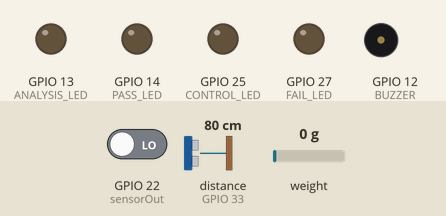
Bench run of a sketch on a simulated ESP32. On the bench: output pins drawn as LEDs (lit = HIGH), buzzer (waves = sounding, pin HIGH). Wiring (inferred from the names in the program): ultrasonic range finder: trigger GPIO 32; echo GPIO 33. Inputs (shaded band) come from the test bench; at power-on: distance to the obstacle (sensor on GPIO 33) 80 cm, weight on the scale 0 g, GPIO 22 (sensorOut) LOW. The echo pulse lasts 58.3 µs per cm; WiFi joins after 1.5 s; servers stay silent unless stated; no MQTT or app messages arrive unless stated; pins used as bus, display or sensor lines are not drawn; what the sketch prints to the serial monitor is not drawn.

Above: at 5.7 s.
5.8 s: distance to the obstacle (sensor on GPIO 33) set to 2 cm
At 6.5 s:
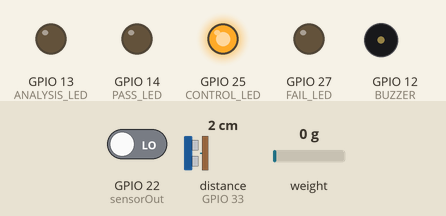
7.3 s: weight on the scale set to 2 g
At 10.0 s:
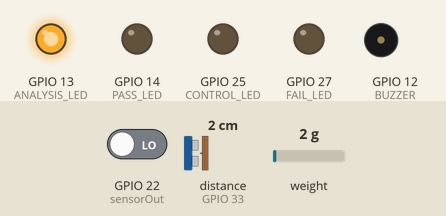
At 57.3 s:
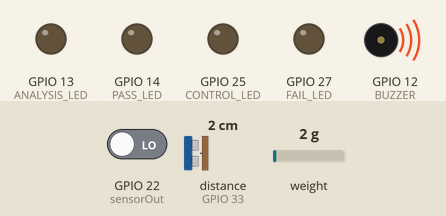
Timing chart, 0 to 61.5 s (numbered marks = the images above; inputs shaded):
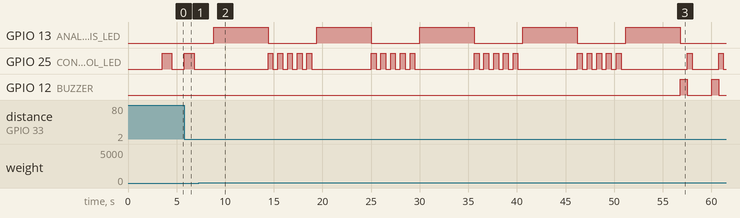

The sketch:

esp_publisher.ino
```cpp
#include <WiFiClient.h>
#include <WebServer.h>
#include <PubSubClient.h>
#include <ArduinoJson.hpp>
#include <ArduinoJson.h>
#include <RunningMedian.h>
#include "DHT.h"
#include "HX711.h"

// Define DHT
//#define BUZZER 2                // Pending --
#define DHTPIN 15                 // D15
#define DHTTYPE DHT11             // DHT 11
DHT dht(DHTPIN, DHTTYPE);         // Initialize DHT

// Define Ultrasonic Sensor
#define TRIG_PIN 32               // D32
#define ECHO_PIN 33               // D33

// Define Buzzer
#define BUZZER 12                 // D12

// HX711 circuit wiring
#define LOADCELL_DOUT_PIN 18                    // D18
#define LOADCELL_SCK_PIN 19                     // D19
#define CALIBRATION_FACTOR 22.8678670361108     // Obtained by HX711 full example
const int errorRange = 20;                      // The sensor has an error range of 20 grams
int weight;
HX711 scale;

// Control LEDs
#define PASS_LED 14               // D14
#define FAIL_LED 27               // D27
#define CONTROL_LED 25            // D25
#define ANALYSIS_LED 13           // D13

// Define TCS3200
#define S0 4
#define S1 5
#define S2 2
#define S3 21
#define sensorOut 22

// Calibration Values
int redMin = 163;       // Red minimum value
int redMax = 304;       // Red maximum value
int greenMin = 180;     // Green minimum value
int greenMax = 301;     // Green maximum value
int blueMin = 148;      // Blue minimum value
int blueMax = 227;      // Blue maximum value

// Variables for Color Pulse Width Measurements
int redPW = 0;
int greenPW = 0;
int bluePW = 0;

// Variables for final Color values
int redValue;
int greenValue;
int blueValue;

// Sample Varibles
RunningMedian weightSamples = RunningMedian(5);
RunningMedian redSamples = RunningMedian(5);
RunningMedian greenSamples = RunningMedian(5);
RunningMedian blueSamples = RunningMedian(5);

// Network credentials
const char *ssid = "INFINITUM67F2_2.4";
const char *password = "Ma2F3YqgAb";

// Variables for MQTT connection
const char *mqtt_broker = "201.170.115.157";
const int port = 6000;
// const char *mqtt_broker = "broker.hivemq.com";   // For testing
// const int port = 1883;
const String clientId = "NMCU-ARX";
const String description = "Production Line 1";

String ipAddress;
int ipSent = 0;

WiFiClient espClient;
PubSubClient client(espClient);
unsigned long lastMsg = 0;

// Topics
char publishProductionLine[] = "/UTT/register/productionLine";
char publishFruitTopic[] = "/UTT/register/fruitReadings";
char publishAreaTopic[] = "/UTT/register/enviromentVariables";
char subscribedTopic[] = "/UTT/register/readingsValidation";

// miliseconds sampling rate for the area variables
int samplingRateA = 60000;
// miliseconds sampling rate for fruit results
// and last fruit message - DELETE LATER BOTH
int samplingRateF = 5000;
unsigned long lastMsgF = 0;

void setup_wifi(){
  delay(10);
  // We start by connecting to a WiFi network
  Serial.println();
  Serial.print("Connecting to ");
  Serial.println(ssid);

  WiFi.mode(WIFI_STA);
  WiFi.begin(ssid, password);

  while(WiFi.status() != WL_CONNECTED){
    delay(500);
    Serial.print(".");
  }

  randomSeed(micros());
  Serial.println("");
  Serial.println("WiFi connected");
  Serial.println("IP address: ");
  Serial.println(WiFi.localIP());

  IPAddress ip = WiFi.localIP();
  ipAddress = String(ip[0]) + "." + String(ip[1]) + "." + String(ip[2]) + "." + String(ip[3]);
}

// This function is pending
void callback(char* topic, byte* payload, unsigned int length){
  Serial.print("Message arrived [");    // Show the message received
  Serial.print(topic);
  Serial.print("] ");
  for(int i = 0; i < length; i++){
    Serial.print((char)payload[i]);   // Print each character of the payload
  }

  Serial.println();
  // Switch on the LED if an 1 was received as first character
  if((char)payload[0] == '1'){
     digitalWrite(BUILTIN_LED, HIGH);    // Turn the LED on
     // (Note that LOW is the voltage level but actually the LED is on;
     // this is because it is active low on the ESP-01)
  } else {
    digitalWrite(BUILTIN_LED, LOW);    // Turn the LED off by making the voltage HIGH
  }
}

void reconnect(){
  // Loop until we're reconnected
  while(!client.connected()){
    Serial.print("Attempting MQTT connection...");
    // Attempt to connect
    if(client.connect(clientId.c_str())){
      Serial.println("connected");
      client.subscribe(subscribedTopic);
    } else {
      Serial.print("failed, rc=");
      Serial.print(client.state());
      Serial.println(" try again in 5 seconds");
      delay(2000);      // Wait 2 seconds before retrying
    }
  }
}

void getTone(){
  // Tone alert
  digitalWrite(BUZZER, HIGH);
  delay(700);
  digitalWrite(BUZZER, LOW);
}

void sendProductionLine(){
  // JSON message values
  String JSON_msg;
  StaticJsonDocument<300> doc;
  doc["ID"] = clientId;
  doc["description"] = description;
  doc["IP"] = ipAddress;

  // Serialize values into JSON_msg
  serializeJson(doc, JSON_msg);

  Serial.print(F("Publishing message: "));
  Serial.println(JSON_msg);

  // MQTT Publish to topic
  char JSON_msg_array[100];
  char JSON_msg_length = JSON_msg.length();
  JSON_msg.toCharArray(JSON_msg_array, 100);
  Serial.println(JSON_msg_array);
  if(client.connected()){
    client.publish(publishProductionLine, JSON_msg_array);
    Serial.print("Published to topic:");
    Serial.println(publishProductionLine);
    Serial.println();
  } else {
    Serial.print("Not connected to broker... couldn't send MQTT message...");
    Serial.println();
  }

}

void sendFruitResults(){
  // Verify if there is an object on the weight scale
  if(scale.get_units(20) > 0){

    // Take five readings and get the average and median
    for(int x = 0; x < 5; x++){
      // Turn on the analysis LED to notify the TCS3200 is analyzing
      digitalWrite(ANALYSIS_LED, HIGH);

      // Read weight
      int w = scale.get_units(20);
      if(w <= errorRange) w = 0;
      weightSamples.add(w);

      // Set sensor to read Red only
      digitalWrite(S2,LOW);
      digitalWrite(S3,LOW);
      // Read Red value
      redPW = pulseIn(sensorOut, LOW);
      // Map to value from 0-255
      int red = map(redPW, redMin,redMax,255,0);
      // Validate range 0-255
      if(red < 0 || red > 255){
        if(red < 0){ red = 0; }
        else { red = 255; }
      }
      // add sample
      redSamples.add(red);
      // Delay to stabilize sensor
      delay(200);

      // Set sensor to read Green only
      digitalWrite(S2,HIGH);
      digitalWrite(S3,HIGH);
      // Read Green value
      greenPW = pulseIn(sensorOut, LOW);
      // Map to value from 0-255
      int green = map(greenPW, greenMin,greenMax,255,0);
      // Validate range 0-255
      if(green < 0 || green > 255){
        if(green < 0){ green = 0; }
        else { green = 255; }
      }
      // add sample
      greenSamples.add(green);
      // Delay to stabilize sensor
      delay(200);

      // Set sensor to read Blue only
      digitalWrite(S2,LOW);
      digitalWrite(S3,HIGH);
      // Read Blue value
      bluePW = pulseIn(sensorOut, LOW);
      // Map to value from 0-255
      int blue = map(bluePW, blueMin,blueMax,255,0);
      // Validate range 0-255
      if(blue < 0 || blue > 255){
        if(blue < 0){ blue = 0; }
        else { blue = 255; }
      }
      // add sample
      blueSamples.add(blue);
      // Delay to stabilize sensor
      delay(200);

      // Turn off the analysis LED to notify the TCS3200 ended to analyze
      digitalWrite(ANALYSIS_LED, LOW);

      // Conditional for show a message
      Serial.println("Reading number " + String(x+1) + " taken");
      if(x < 4){
        Serial.println("Change the position of the fruit");

        Serial.print("5-");
        digitalWrite(CONTROL_LED, HIGH);    delay(500);
        digitalWrite(CONTROL_LED, LOW);     delay(500);

        Serial.print("4-");
        digitalWrite(CONTROL_LED, HIGH);    delay(500);
        digitalWrite(CONTROL_LED, LOW);     delay(500);

        Serial.print("3-");
        digitalWrite(CONTROL_LED, HIGH);    delay(500);
        digitalWrite(CONTROL_LED, LOW);     delay(500);

        Serial.print("2-");
        digitalWrite(CONTROL_LED, HIGH);    delay(500);
        digitalWrite(CONTROL_LED, LOW);     delay(500);

        Serial.println("1...");
        digitalWrite(CONTROL_LED, HIGH);    delay(500);
        digitalWrite(CONTROL_LED, LOW);     delay(500);

      }else {
        getTone();
        digitalWrite(CONTROL_LED, HIGH);
        delay(500);
        digitalWrite(CONTROL_LED, LOW);
        Serial.println("Remove any objects on the weight scale");
        Serial.println();
      }
    }

    // Define red as the average
    redValue = redSamples.getAverage();
    // Define green as the average
    greenValue = greenSamples.getAverage();
    // Define blue as the average
    blueValue = blueSamples.getAverage();
    // Define weight as the median
    weight = weightSamples.getMedian();

    // JSON message values
    String JSON_msg;
    StaticJsonDocument<300> values;
    values["ID"] = clientId;
    values["W"] = weight;

    // JSON object for the color inside "values"
    JsonObject color = values.createNestedObject("Color");
    color["R"] = redValue;
    color["G"] = greenValue;
    color["B"] = blueValue;

    // Serialize values into JSON_msg
    serializeJson(values, JSON_msg);

    Serial.print(F("Publishing message: "));
    Serial.println(JSON_msg);

    // Reconnect client before to publish
    if(!client.connected()){
      reconnect();
    }

    // MQTT Publish to topic
    char JSON_msg_array[100];
    char JSON_msg_length = JSON_msg.length();
    JSON_msg.toCharArray(JSON_msg_array, 100);
    Serial.println(JSON_msg_array);
    if(client.connected()){
      client.publish(publishFruitTopic, JSON_msg_array);
      Serial.print("Published to topic:");
      Serial.println(publishFruitTopic);
      Serial.println();
    } else {
      Serial.print("Not connected to broker... couldn't send MQTT message...");
      Serial.println();
    }

    // Verify that objects are removed from the weight scale
    int w = scale.get_units(20);
    while(w != 0){
      getTone();
      digitalWrite(CONTROL_LED, HIGH);
      delay(500);
      digitalWrite(CONTROL_LED, LOW);
      Serial.println("Remove any objects on the weight scale");
      delay(1000);
      w = scale.get_units(20);
      if(w <= errorRange) w = 0;
    }

  }else {
    digitalWrite(FAIL_LED, HIGH);
    Serial.println("Error: No object on the weight scale");
    delay(1000);
    digitalWrite(FAIL_LED, LOW);
  }

  Serial.println();
}

void sendAreaVariables(){
  float ToC = dht.readTemperature();
  float RH = dht.readHumidity();

  if (isnan(ToC) || isnan(RH)) {
    Serial.println(F("Failed to read from DHT sensor!"));
  }else{
    // JSON message values
    String JSON_msg;
    StaticJsonDocument<300> values;
    values["ID"] = clientId;
    values["ToC"] = ToC;
    values["RH"] = RH;

    // Serialize values into JSON_msg
    serializeJson(values, JSON_msg);

    Serial.print(F("Publishing message: "));
    Serial.println(JSON_msg);

    // MQTT Publish to topic
    char JSON_msg_array[100];
    char JSON_msg_length = JSON_msg.length();
    JSON_msg.toCharArray(JSON_msg_array, 100);
    Serial.println(JSON_msg_array);
    if(client.connected()){
      client.publish(publishAreaTopic, JSON_msg_array);
      Serial.print("Published to topic:");
      Serial.println(publishAreaTopic);
      Serial.println();
    } else {
      Serial.print("Not connected to broker... couldn't send MQTT message...");
      Serial.println();
    }
  }
}

void setup() {
  Serial.begin(74880);                                // Initializing on 748800

  setup_wifi();                                       // Connecting to the network
  client.setServer(mqtt_broker, port);                // Initializing connection with the broker
  client.setCallback(callback);                       // Callback based on the function with the same name

  Serial.println("Starting program...");              // Start message
  Serial.println("Initializing sensors ...");         //
  Serial.println("Don't place any objects on the weight scale");

  pinMode(BUILTIN_LED, OUTPUT);                       // Initialize the BUILTIN_LED pin as an output
  dht.begin();                                        // Initialize dht
  pinMode(BUZZER, OUTPUT);                            // Initialize BUZZER pin as an output
  scale.begin(LOADCELL_DOUT_PIN, LOADCELL_SCK_PIN);   // Initialize HX711
  scale.set_scale(CALIBRATION_FACTOR);                // Set the scale on based the calibration factor
  scale.tare(20);                                     // Assuming there is no weight on the scale at start up, reset the scale to 0

  pinMode(S0, OUTPUT);                                //
  pinMode(S1, OUTPUT);                                //
  pinMode(S2, OUTPUT);                                // Initialize TCS3200 pins
  pinMode(S3, OUTPUT);                                //
  pinMode(sensorOut, INPUT);                          //

  digitalWrite(S0,HIGH);                              //
  digitalWrite(S1,LOW);                               // Setting frequency-scaling to 20% for TCS3200

  pinMode(TRIG_PIN, OUTPUT);                          //
  pinMode(ECHO_PIN, INPUT);                           // Initialize Ultrasonic Sensor Pins

  pinMode(PASS_LED, OUTPUT);                          //
  pinMode(FAIL_LED, OUTPUT);                          // Initialize Control LEDs
  pinMode(CONTROL_LED, OUTPUT);                       //
  pinMode(ANALYSIS_LED, OUTPUT);                      //

  Serial.println("Ready to use");                     // Ready to use
  digitalWrite(CONTROL_LED, HIGH);                    // Turn on the control LED
  delay(1000);                                        // to notify it's ready to use
  digitalWrite(CONTROL_LED, LOW);                     // Turn off the control LED
}

void loop() {
  if(!client.connected()){
    reconnect();
  }

  // Verify if any fruit is on the scale
  // using the ultrasonic sensor
  float duration, distance, scale;
  // Declaring a duration and distance for the process
  // and scale depeding the heigth of the scale
  digitalWrite(TRIG_PIN, LOW);
  delayMicroseconds(2);
  digitalWrite(TRIG_PIN, HIGH);
  delayMicroseconds(10);
  digitalWrite(TRIG_PIN, LOW);
  duration = pulseIn(ECHO_PIN, HIGH);
  distance = (duration / 2) * 0.0344;
  scale = 10;

  client.loop();
  unsigned long now = millis();

  // The IP Address has to be sent once
  if (ipSent == 0){
    Serial.println();
    sendProductionLine();
    ipSent++;
  }

  if((distance <= scale && distance > 0) && (now - lastMsgF > samplingRateF)){
    Serial.println("\nFruit detected...");
    digitalWrite(CONTROL_LED, HIGH);
    delay(1000);
    digitalWrite(CONTROL_LED, LOW);
    sendFruitResults();
    lastMsgF = millis();
  }

  now = millis();
  if(now - lastMsg > samplingRateA){
    sendAreaVariables();
    lastMsg = millis();
  }

}
```

Measured:
- the behaviour switches between 0 and 1 g on weight on the scale (found by bisection; images 1 and 2)
- after the input at 5.8 s, GPIO 25 (CONTROL_LED): LOW → HIGH at once, → LOW 1.0 s later
- after the input at 7.3 s, GPIO 13 (ANALYSIS_LED): alternates HIGH for 5.6 s and LOW for 5.0 s, starting after 1.5 s; GPIO 27 (FAIL_LED): stops changing and stays LOW; GPIO 12 (BUZZER): alternates HIGH for 0.70 s and LOW for 2.5 s, starting after 49.5 s
